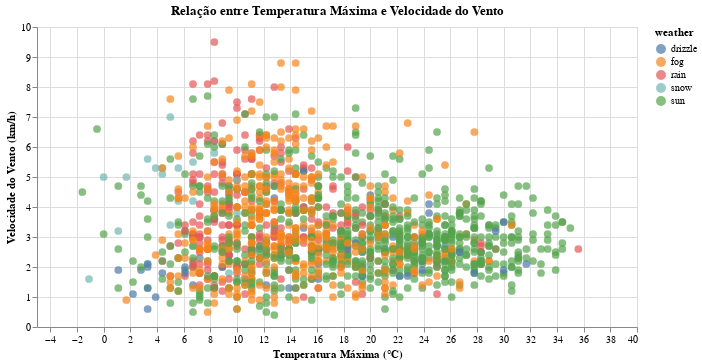

Notebook source saved alongside this figure:
### Code cell
# Dispersão da temperatura máxima vs velocidade do vento
scatter_temp_wind = (
    alt.Chart(climate_data)
    .mark_circle(size=60, opacity=0.7)
    .encode(
        x=alt.X('temp_max:Q', title='Temperatura Máxima (°C)'),
        y=alt.Y('wind:Q', title='Velocidade do Vento (km/h)'),
        color='weather:N',
        tooltip=['date', 'temp_max', 'wind', 'weather']
    )
    .properties(title="Relação entre Temperatura Máxima e Velocidade do Vento", width=600)
)

scatter_temp_wind

### Figure 1 — Vega-Lite specification as saved in the notebook (floating-point values rounded to 4 significant figures; data arrays with more than 128 entries replaced by an {"elided": "..."} marker saying what was removed)
{"config": {"view": {"continuousWidth": 300, "continuousHeight": 300}}, "data": {"name": "data-6881b3c76720a51ecae2e2fb5659aff4"}, "mark": {"type": "circle", "opacity": 0.7, "size": 60}, "encoding": {"color": {"field": "weather", "type": "nominal"}, "tooltip": [{"field": "date", "type": "temporal"}, {"field": "temp_max", "type": "quantitative"}, {"field": "wind", "type": "quantitative"}, {"field": "weather", "type": "nominal"}], "x": {"field": "temp_max", "title": "Temperatura Máxima (°C)", "type": "quantitative"}, "y": {"field": "wind", "title": "Velocidade do Vento (km/h)", "type": "quantitative"}}, "title": "Relação entre Temperatura Máxima e Velocidade do Vento", "width": 600, "$schema": "https://vega.github.io/schema/vega-lite/v5.20.1.json", "datasets": {"data-6881b3c76720a51ecae2e2fb5659aff4": {"elided": "1461 records"}}}
